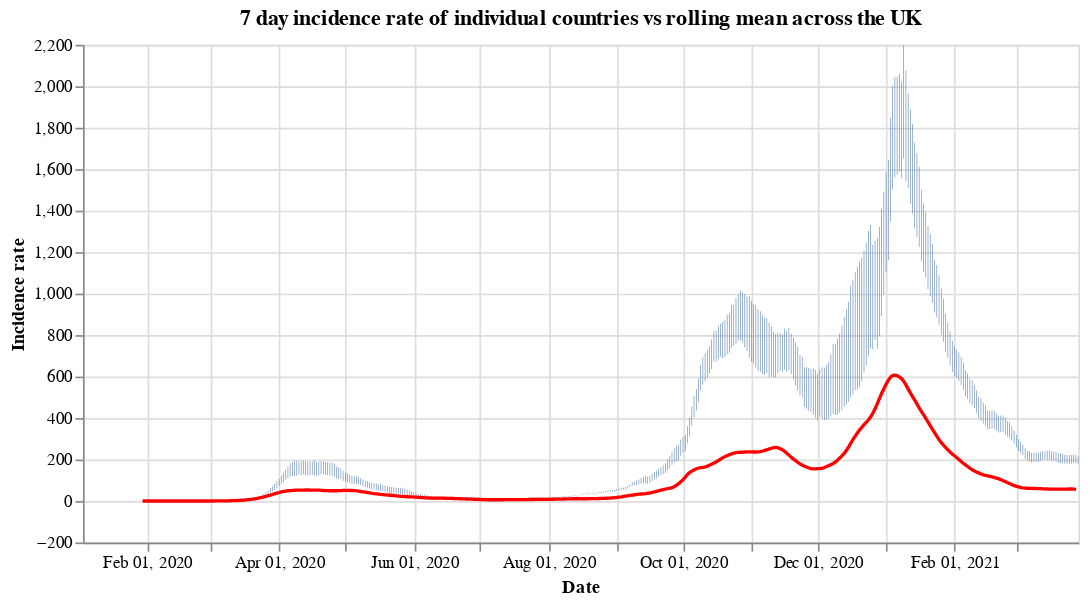

Notebook code for this chart:
### Code cell
#collapse
countries = uk_cases['areaName'].unique()
countries.sort()

selection = alt.selection_single(
    name='Select',
    fields=['areaName'],
    init={'areaName': 'Wales'},
    bind={'areaName': alt.binding_select(options=countries)}
)

# scatter plot, modify opacity based on selection
bars = alt.Chart(uk_cases).mark_bar().add_selection(
    selection
).encode(
    x=alt.X("yearmonthdate(date):T", axis=alt.Axis(title='Date')),
    y=alt.Y("weeklyCasesRate:Q", axis=alt.Axis(title='Incidence rate')),
    tooltip='weeklyCasesRate:Q',
    opacity=alt.condition(selection, alt.value(1), alt.value(0))
).properties(title=f'7 day incidence rate of individual countries vs rolling mean across the UK', width=600)

line = alt.Chart(overview_cases).mark_line(
    color='red',
    size=2,
).transform_window(
    rolling_mean='mean(weeklyCasesRate)',
    frame=[0, 7]
).encode(
    x='yearmonthdate(date):T',
    y='rolling_mean:Q'
)

alt.layer(bars, line)

### Figure 1 — Vega-Lite specification as saved in the notebook (floating-point values rounded to 4 significant figures; data arrays with more than 128 entries replaced by an {"elided": "..."} marker saying what was removed)
{"config": {"view": {"continuousWidth": 400, "continuousHeight": 300}}, "layer": [{"data": {"name": "data-378d076324476c55dcc86e4c35693014"}, "mark": "bar", "encoding": {"opacity": {"condition": {"value": 1, "selection": "Select"}, "value": 0}, "tooltip": {"type": "quantitative", "field": "weeklyCasesRate"}, "x": {"type": "temporal", "axis": {"title": "Date"}, "field": "date", "timeUnit": "yearmonthdate"}, "y": {"type": "quantitative", "axis": {"title": "Incidence rate"}, "field": "weeklyCasesRate"}}, "selection": {"Select": {"type": "single", "fields": ["areaName"], "init": {"areaName": "Wales"}, "bind": {"areaName": {"input": "select", "options": ["England", "Northern Ireland", "Scotland", "Wales"]}}}}, "title": "7 day incidence rate of individual countries vs rolling mean across the UK", "width": 600}, {"data": {"name": "data-d10d64e43d8fd4012916a18c450f8538"}, "mark": {"type": "line", "color": "red", "size": 2}, "encoding": {"x": {"type": "temporal", "field": "date", "timeUnit": "yearmonthdate"}, "y": {"type": "quantitative", "field": "rolling_mean"}}, "transform": [{"window": [{"op": "mean", "field": "weeklyCasesRate", "as": "rolling_mean"}], "frame": [0, 7]}]}], "$schema": "https://vega.github.io/schema/vega-lite/v4.8.1.json", "datasets": {"data-378d076324476c55dcc86e4c35693014": {"elided": "1804 records"}, "data-d10d64e43d8fd4012916a18c450f8538": {"elided": "424 records"}}}
